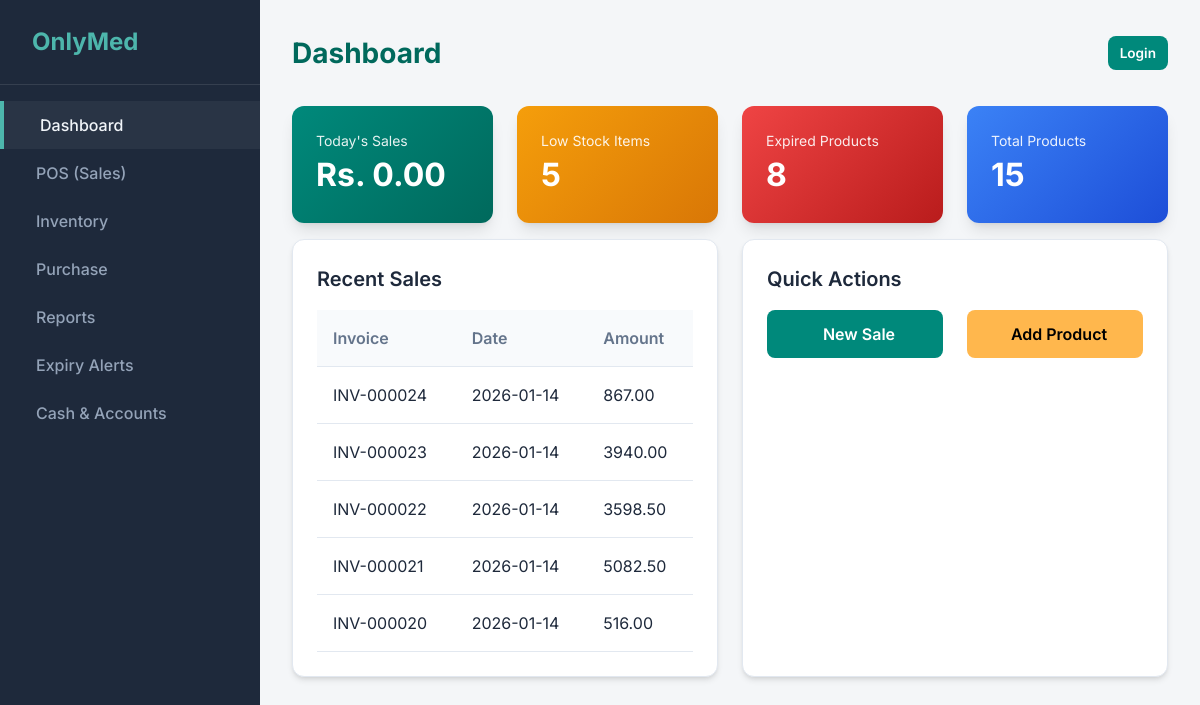
The app's page /, older data.
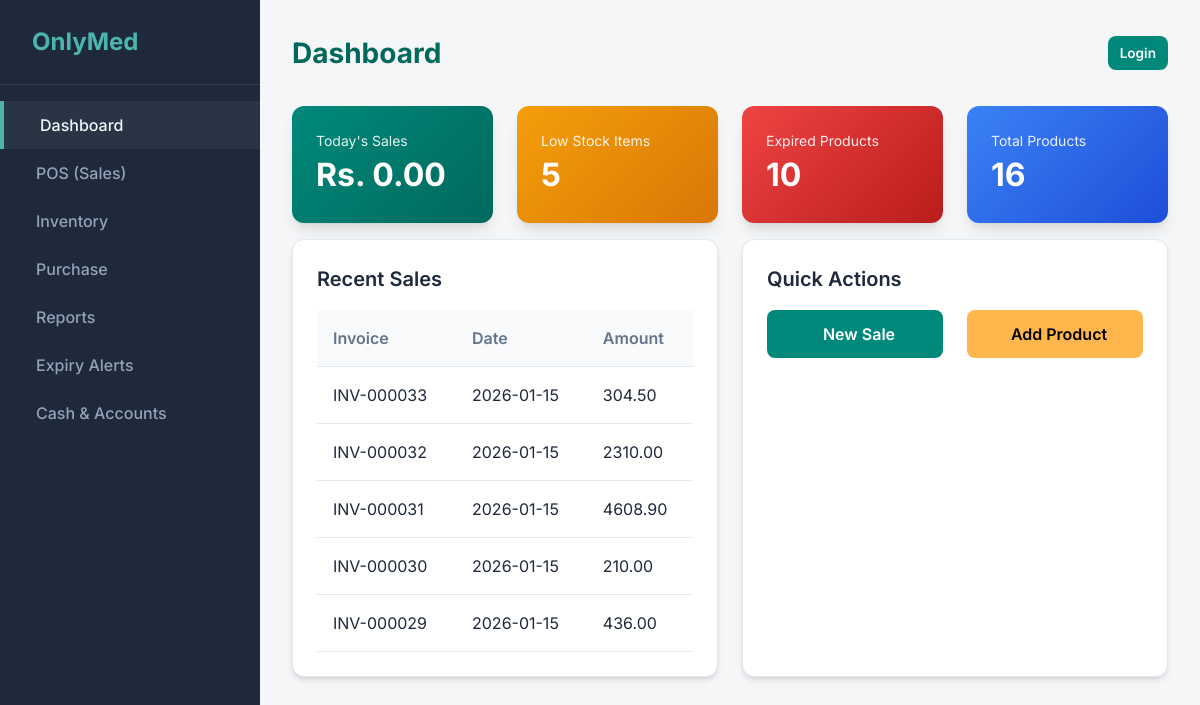
The same page, newer data.
### sales/models.py (models this page shows, shortened)
class SalesInvoice(models.Model):
    customer = models.ForeignKey(Customer, on_delete=models.SET_NULL, null=True, blank=True)
    date = models.DateTimeField(default=timezone.now)
    invoice_number = models.CharField(max_length=50, unique=True, editable=False)
    sub_total = models.DecimalField(max_digits=12, decimal_places=2, default=0.00)
    discount_percentage = models.DecimalField(max_digits=5, decimal_places=2, default=0.00)
    discount_amount = models.DecimalField(max_digits=12, decimal_places=2, default=0.00)
    tax_amount = models.DecimalField(max_digits=12, decimal_places=2, default=0.00)
    grand_total = models.DecimalField(max_digits=12, decimal_places=2, default=0.00)
    amount_paid = models.DecimalField(max_digits=12, decimal_places=2, default=0.00)
    change_amount = models.DecimalField(max_digits=12, decimal_places=2, default=0.00)
    PAYMENT_MODES = (
        ('CASH', 'Cash'),
        ('CARD', 'Card'),
        ('ONLINE', 'Online'),
    )
    payment_mode = models.CharField(max_length=10, choices=PAYMENT_MODES, default='CASH')
    created_at = models.DateTimeField(auto_now_add=True)
    updated_at = models.DateTimeField(auto_now=True)

### core/views.py (the view)
# urls.py: path('', views.dashboard, name='dashboard'),
def dashboard(request):
    today = timezone.now().date()
    todays_sales = SalesInvoice.objects.filter(date__date=today).aggregate(
        total=Sum('grand_total')
    )['total'] or 0
    products = Product.objects.all().prefetch_related('batches')
    low_stock_count = 0
    for p in products:
        stock = sum(b.quantity for b in p.batches.all())
        if stock < 10: # Threshold
            low_stock_count += 1
    expired_count = Batch.objects.filter(expiry_date__lt=today, quantity__gt=0).count()
    total_products = Product.objects.count()
    recent_sales = SalesInvoice.objects.order_by('-date')[:5]
    context = {
        'todays_sales': todays_sales,
        'low_stock': low_stock_count,
        'expired': expired_count,
        'total_products': total_products,
        'recent_sales': recent_sales,
    }
    return render(request, 'core/dashboard.html', context)

### templates/core/dashboard.html (shortened to what this page needs)
{% extends 'base.html' %}
{% block page_title %}Dashboard{% endblock %}
{% block content %}
<div class="grid-4">
    <div class="stats-card">
        <div class="stats-label">Today's Sales</div>
        <div class="stats-number">Rs. {{ todays_sales|floatformat:2 }}</div>
    </div>
    <div class="stats-card" style="background: linear-gradient(135deg, #f59e0b, #d97706);">
        <div class="stats-label">Low Stock Items</div>
        <div class="stats-number">{{ low_stock }}</div>
    </div>
    <div class="stats-card" style="background: linear-gradient(135deg, #ef4444, #b91c1c);">
        <div class="stats-label">Expired Products</div>
        <div class="stats-number">{{ expired }}</div>
    </div>
    <div class="stats-card" style="background: linear-gradient(135deg, #3b82f6, #1d4ed8);">
        <div class="stats-label">Total Products</div>
        <div class="stats-number">{{ total_products }}</div>
    </div>
</div>
<div class="grid-2 mt-4">
    <div class="card">
        <h3>Recent Sales</h3>
        <table>
            <thead>
                <tr>
                    <th>Invoice</th>
                    <th>Date</th>
                    <th>Amount</th>
                </tr>
            </thead>
            <tbody>
                {% for s in recent_sales %}
                <tr>
                    <td>{{ s.invoice_number }}</td>
                    <td>{{ s.date|date:"Y-m-d" }}</td>
                    <td>{{ s.grand_total|floatformat:2 }}</td>
                </tr>
                {% empty %}
                <tr>
                    <td colspan="3" class="text-center">No recent sales</td>
                </tr>
                {% endfor %}
            </tbody>
        </table>
    </div>
    <div class="card">
        <h3>Quick Actions</h3>
        <div class="grid-2">
            <a href="{% url 'pos' %}" class="btn btn-primary">
                 New Sale
            </a>
            <a href="{% url 'product_create' %}" class="btn btn-primary"
                style="background: var(--accent); color: #000;">
                 Add Product
            </a>
        </div>
    </div>
</div>
{% endblock %}

Row changes from the older to the newer data that the page shows:
no longer on this page (row unchanged): SalesInvoice: invoice_number "INV-000024", date "2026-01-14", grand_total "867.00"
no longer on this page (row unchanged): SalesInvoice: invoice_number "INV-000023", date "2026-01-14", grand_total "3940.00"
no longer on this page (row unchanged): SalesInvoice: invoice_number "INV-000022", date "2026-01-14", grand_total "3598.50"
no longer on this page (row unchanged): SalesInvoice: invoice_number "INV-000021", date "2026-01-14", grand_total "5082.50"
no longer on this page (row unchanged): SalesInvoice: invoice_number "INV-000020", date "2026-01-14", grand_total "516.00"
added SalesInvoice: invoice_number "INV-000033", date "2026-01-15", grand_total "304.50"
added SalesInvoice: invoice_number "INV-000032", date "2026-01-15", grand_total "2310.00"
added SalesInvoice: invoice_number "INV-000031", date "2026-01-15", grand_total "4608.90"
added SalesInvoice: invoice_number "INV-000030", date "2026-01-15", grand_total "210.00"
added SalesInvoice: invoice_number "INV-000029", date "2026-01-15", grand_total "436.00"
Text that changed along with them:
{{ expired }}: "8" → "10"
{{ total_products }}: "15" → "16"
